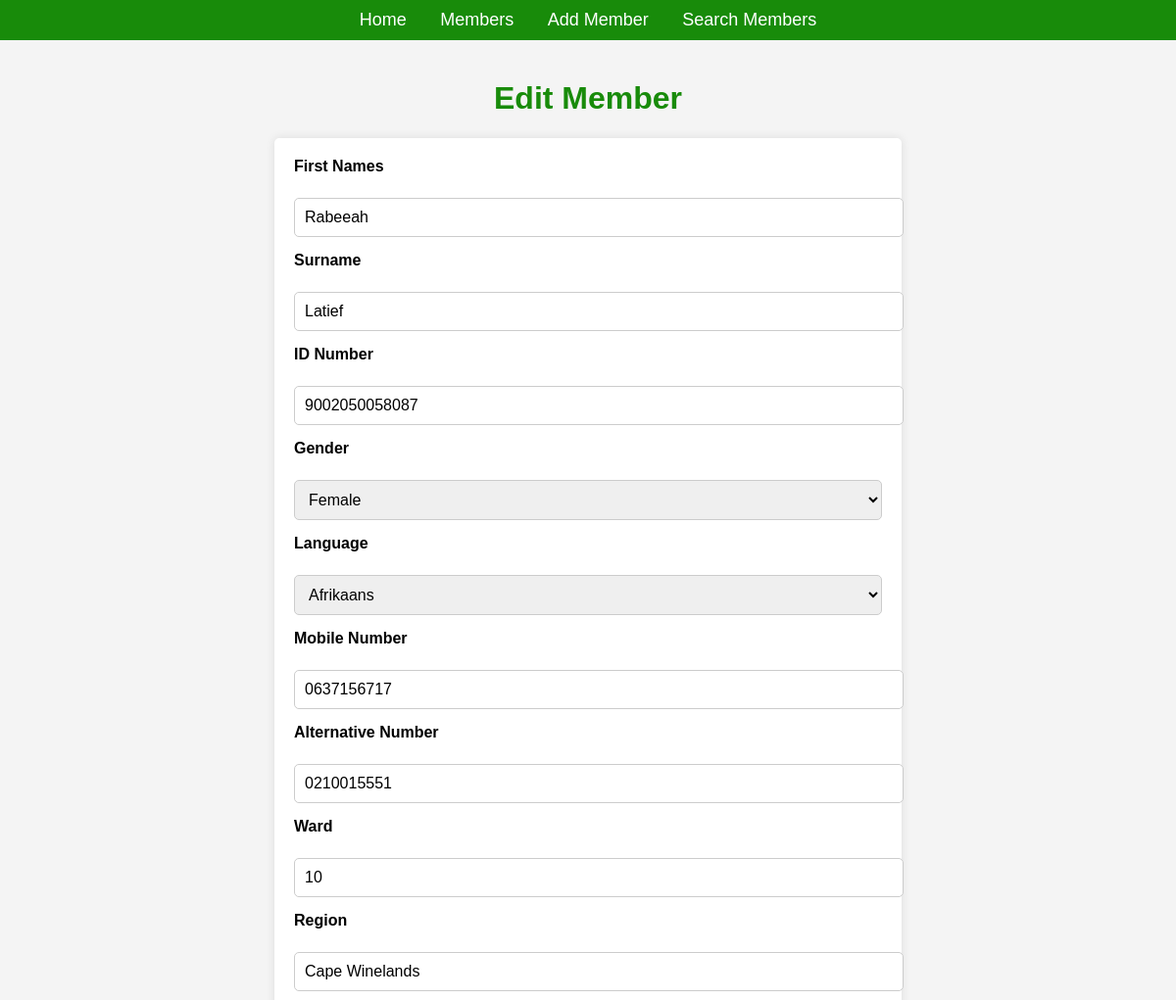
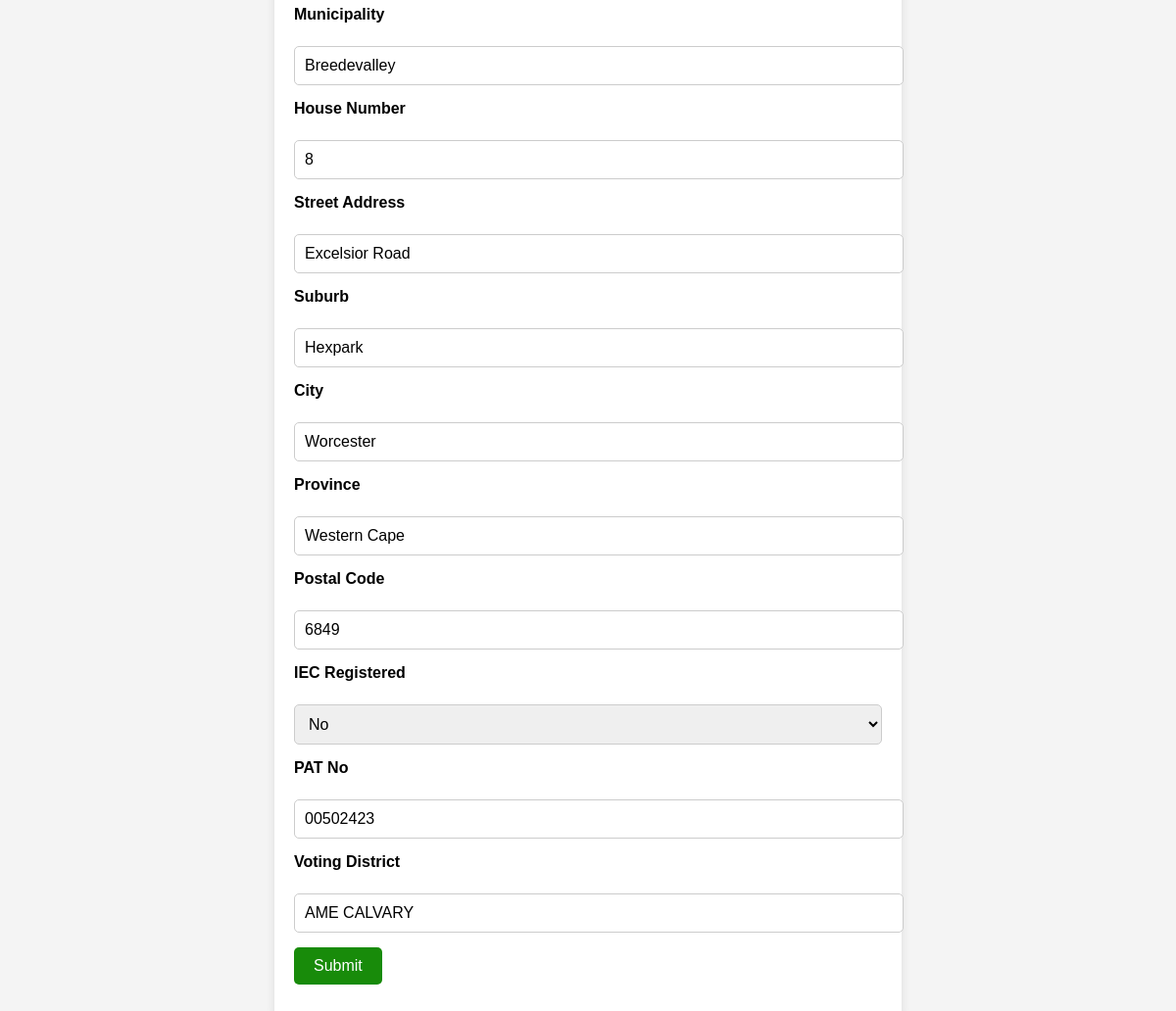
Page /edit_member/1 on the committed database (2 pictures, top to bottom).
### app/models.py (models this page shows, shortened)
class Member(db.Model):
    id = db.Column(db.Integer, primary_key=True)
    first_names = db.Column(db.String(100), nullable=False)
    surname = db.Column(db.String(100), nullable=False)
    id_number = db.Column(db.String(13), unique=True, nullable=False)
    gender = db.Column(db.String(10), nullable=False)
    language = db.Column(db.String(20), nullable=False)
    mobile_number = db.Column(db.String(10), nullable=False)
    alternative_number = db.Column(db.String(10))
    ward = db.Column(db.String(2), nullable=False)
    region = db.Column(db.String(100), nullable=False)
    municipality = db.Column(db.String(100), nullable=False)
    house_number = db.Column(db.Integer, nullable=False)
    street_address = db.Column(db.String(100), nullable=False)
    suburb = db.Column(db.String(100), nullable=False)
    city = db.Column(db.String(100), nullable=False)
    province = db.Column(db.String(100), nullable=False)
    postal_code = db.Column(db.String(4), nullable=False)
    iec_registered = db.Column(db.String(3), nullable=False)
    pat_no = db.Column(db.String(100))
    voting_district = db.Column(db.String(100), nullable=False)

### app/routes.py (the view, shortened to what this page needs)
@member_routes.route('/edit_member/<int:member_id>', methods=['GET', 'POST'])
def edit_member(member_id):
    member = Member.query.get_or_404(member_id)
    form = MemberForm(obj=member)
    return render_template('edit_member.html', form=form, member=member)

### app/templates/edit_member.html (shortened to what this page needs)
{% extends "base.html" %}
{% block content %}
<h1>Edit Member</h1>
<form method="POST">
    <div>
        {{ form.first_names.label }}<br>
        {{ form.first_names(size=32) }}
    </div>
    <div>
        {{ form.surname.label }}<br>
        {{ form.surname(size=32) }}
    </div>
    <div>
        {{ form.id_number.label }}<br>
        {{ form.id_number(size=32) }}
    </div>
    <div>
        {{ form.gender.label }}<br>
        {{ form.gender() }}
    </div>
    <div>
        {{ form.language.label }}<br>
        {{ form.language() }}
    </div>
    <div>
        {{ form.mobile_number.label }}<br>
        {{ form.mobile_number(size=32) }}
    </div>
    <div>
        {{ form.alternative_number.label }}<br>
        {{ form.alternative_number(size=32) }}
    </div>
    <div>
        {{ form.ward.label }}<br>
        {{ form.ward(size=32) }}
    </div>
    <div>
        {{ form.region.label }}<br>
        {{ form.region(size=32) }}
    </div>
    <div>
        {{ form.municipality.label }}<br>
        {{ form.municipality(size=32) }}
    </div>
    <div>
        {{ form.house_number.label }}<br>
        {{ form.house_number(size=32) }}
    </div>
    <div>
        {{ form.street_address.label }}<br>
        {{ form.street_address(size=32) }}
    </div>
    <div>
        {{ form.suburb.label }}<br>
        {{ form.suburb(size=32) }}
    </div>
    <div>
        {{ form.city.label }}<br>
        {{ form.city(size=32) }}
    </div>
    <div>
        {{ form.province.label }}<br>
        {{ form.province(size=32) }}
    </div>
    <div>
        {{ form.postal_code.label }}<br>
        {{ form.postal_code(size=32) }}
    </div>
    <div>
        {{ form.iec_registered.label }}<br>
        {{ form.iec_registered() }}
    </div>
    <div>
        {{ form.pat_no.label }}<br>
        {{ form.pat_no(size=32) }}
    </div>
    <div>
        {{ form.voting_district.label }}<br>
        {{ form.voting_district(size=32) }}
    </div>
    <div>
        {{ form.submit() }}
    </div>
</form>
{% endblock %}

### app/static/style.css (style rules this page uses)
body { font-family: Arial, sans-serif; background-color: #f4f4f4; margin: 0; padding: 0; }
h1 { color: #188b0a; text-align: center; }
form { background-color: #fff; padding: 20px; border-radius: 5px; box-shadow: 0 0 10px rgba(0, 0, 0, 0.1); max-width: 600px; margin: 20px auto; }
form div { margin-bottom: 15px; }
form label { display: block; margin-bottom: 5px; font-weight: bold; }
form input[type="text"], form input[type="password"], form input[type="number"], form select { width: 100%; padding: 10px; border: 1px solid #ccc; border-radius: 5px; font-size: 16px; }
form input[type="submit"] { background-color: #188b0a; color: #fff; padding: 10px 20px; border: none; border-radius: 5px; cursor: pointer; font-size: 16px; }

### rows in the picture
Member: first_names "Rabeeah", surname "Latief", id_number "9002050058087", gender "Female", language "Afrikaans", mobile_number "0637156717", alternative_number "0210015551", ward "10", region "Cape Winelands", municipality "Breedevalley", house_number "8", street_address "Excelsior Road", suburb "Hexpark", city "Worcester", province "Western Cape", postal_code "6849", iec_registered "No", pat_no "00502423", voting_district "AME CALVARY"
